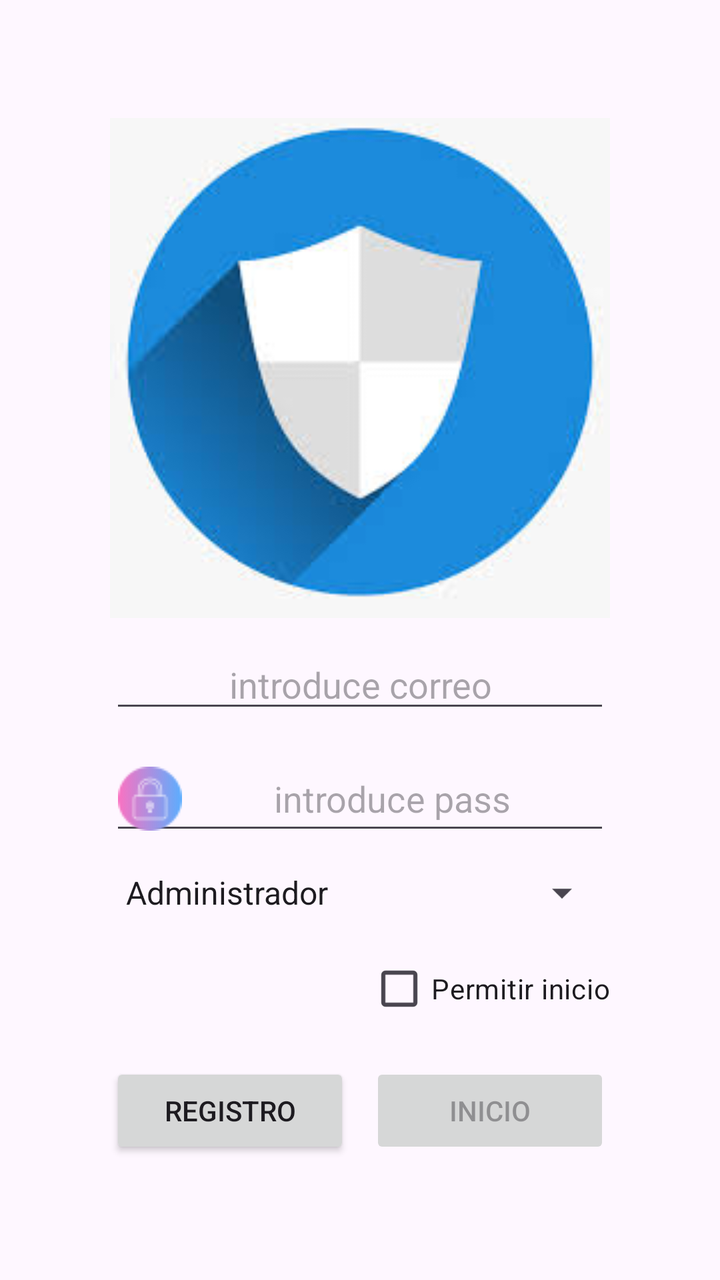
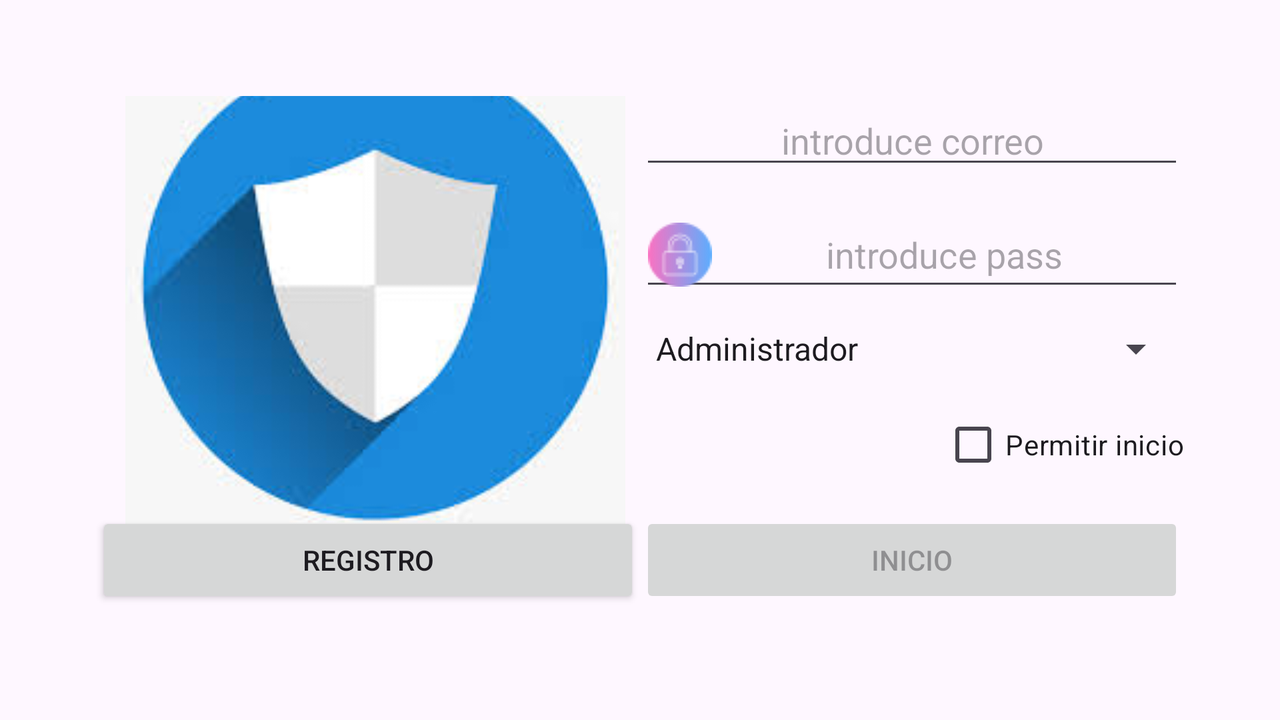

First picture: res/layout/ on a phone held upright. Second picture: the repository's own variant of that layout, on a device whose configuration matches the variant's folder. Source for both follows.
<!-- AndroidManifest.xml: application theme Theme.Miapk -->
<!-- res/layout/activity_main.xml -->
<?xml version="1.0" encoding="utf-8"?>
<androidx.constraintlayout.widget.ConstraintLayout xmlns:android="http://schemas.android.com/apk/res/android"
    xmlns:app="http://schemas.android.com/apk/res-auto"
    xmlns:tools="http://schemas.android.com/tools"
    android:id="@+id/main"
    android:layout_width="match_parent"
    android:layout_height="match_parent"
    android:padding="48dp"
    >


    
    <ImageView
        android:scaleType="centerCrop"
        android:id="@+id/imagenLogin"
        android:layout_width="250dp"
        android:layout_height="250dp"
        android:src="@drawable/logo"
        app:layout_constraintBottom_toTopOf="@+id/guideline"
        app:layout_constraintEnd_toEndOf="parent"
        app:layout_constraintStart_toStartOf="parent"
        app:layout_constraintTop_toTopOf="parent" />

    <EditText
        android:id="@+id/editCorreo"
        android:layout_width="0dp"
        android:layout_height="wrap_content"
        android:drawableStart="@drawable/user"
        android:gravity="center"
        android:hint="introduce correo"
        android:inputType="textEmailAddress"
        app:layout_constraintEnd_toEndOf="@+id/imagenLogin"
        app:layout_constraintStart_toStartOf="@+id/imagenLogin"
        app:layout_constraintTop_toTopOf="@+id/guideline" />

    <EditText
        android:id="@+id/editPass"
        android:layout_width="0dp"
        android:layout_height="wrap_content"
        android:layout_marginTop="12dp"
        android:drawableStart="@drawable/pass"
        android:gravity="center"
        android:hint="introduce pass"
        android:inputType="textPassword"
        app:layout_constraintEnd_toEndOf="@+id/editCorreo"
        app:layout_constraintStart_toStartOf="@+id/editCorreo"
        app:layout_constraintTop_toBottomOf="@+id/editCorreo" />

    <Spinner
        android:id="@+id/spinnerPerfil"
        android:layout_width="0dp"
        android:layout_height="wrap_content"
        android:layout_marginTop="12dp"
        android:entries="@array/perfiles"
        app:layout_constraintEnd_toEndOf="@+id/editPass"
        app:layout_constraintStart_toStartOf="@+id/editPass"
        app:layout_constraintTop_toBottomOf="@+id/editPass" />

    <CheckBox
        android:id="@+id/checkInicio"
        android:layout_width="wrap_content"
        android:layout_height="wrap_content"
        android:layout_marginTop="12dp"
        android:text="Permitir inicio"
        app:layout_constraintEnd_toEndOf="@+id/spinnerPerfil"
        app:layout_constraintTop_toBottomOf="@+id/spinnerPerfil" />


    <Button
        android:enabled="false"
        android:layout_marginStart="5dp"
        android:id="@+id/btnLogin"
        android:layout_width="0dp"
        android:layout_height="wrap_content"
        android:text="Inicio"
        app:layout_constraintBottom_toBottomOf="parent"
        app:layout_constraintEnd_toEndOf="@+id/checkInicio"
        app:layout_constraintStart_toStartOf="@+id/guideline2"
        app:layout_constraintTop_toBottomOf="@+id/checkInicio" />

    <Button
        android:layout_marginEnd="5dp"
        android:id="@+id/btnRegistro"
        android:layout_width="0dp"
        android:layout_height="wrap_content"
        android:text="Registro"
        app:layout_constraintEnd_toStartOf="@+id/guideline2"
        app:layout_constraintStart_toStartOf="@+id/spinnerPerfil"
        app:layout_constraintTop_toTopOf="@+id/btnLogin" />

    <androidx.constraintlayout.widget.Guideline
        android:id="@+id/guideline"
        android:layout_width="wrap_content"
        android:layout_height="wrap_content"
        android:orientation="horizontal"
        app:layout_constraintGuide_percent="0.5" />

    <androidx.constraintlayout.widget.Guideline
        android:id="@+id/guideline2"
        android:layout_width="wrap_content"
        android:layout_height="wrap_content"
        android:orientation="vertical"
        app:layout_constraintGuide_percent="0.5" />


</androidx.constraintlayout.widget.ConstraintLayout>
<!-- resources referenced by this layout -->
<resources>
  <string-array name="perfiles">
          <item>Administrador</item>
          <item>Usuario</item>
      </string-array>
  <!-- drawable logo: jpg bitmap (drawable, 6437 bytes) -->
  <!-- drawable pass: png bitmap (drawable, 1311 bytes) -->
  <style name="Theme.Miapk" parent="Base.Theme.Miapk" />
  <style name="Base.Theme.Miapk" parent="Theme.Material3.DayNight.NoActionBar">
          
          
      </style>
</resources>
<!-- res/layout-land/activity_main.xml (the author's variant of the layout above) -->
<!-- drawn on the phone turned sideways -->
<?xml version="1.0" encoding="utf-8"?>
<androidx.constraintlayout.widget.ConstraintLayout xmlns:android="http://schemas.android.com/apk/res/android"
    xmlns:app="http://schemas.android.com/apk/res-auto"
    xmlns:tools="http://schemas.android.com/tools"
    android:id="@+id/main"
    android:layout_width="match_parent"
    android:layout_height="match_parent"
    android:padding="48dp"
    >


    

    <ImageView
        android:id="@+id/imagenLogin"
        android:layout_width="250dp"
        android:layout_height="250dp"
        android:scaleType="centerCrop"
        android:src="@drawable/logo"
        app:layout_constraintBottom_toTopOf="@+id/guideline"
        app:layout_constraintEnd_toStartOf="@+id/guideline2"
        app:layout_constraintHorizontal_bias="0.661"
        app:layout_constraintStart_toStartOf="parent"
        app:layout_constraintTop_toTopOf="parent" />

    <EditText
        android:id="@+id/editCorreo"
        android:layout_width="0dp"
        android:layout_height="wrap_content"
        android:drawableStart="@drawable/user"
        android:gravity="center"
        android:hint="introduce correo"
        android:inputType="textEmailAddress"
        app:layout_constraintEnd_toEndOf="parent"
        app:layout_constraintStart_toStartOf="@+id/guideline2"
        app:layout_constraintTop_toTopOf="parent" />

    <EditText
        android:id="@+id/editPass"
        android:layout_width="0dp"
        android:layout_height="wrap_content"
        android:layout_marginTop="12dp"
        android:drawableStart="@drawable/pass"
        android:gravity="center"
        android:hint="introduce pass"
        android:inputType="textPassword"
        app:layout_constraintEnd_toEndOf="@+id/editCorreo"
        app:layout_constraintStart_toStartOf="@+id/editCorreo"
        app:layout_constraintTop_toBottomOf="@+id/editCorreo" />

    <Spinner
        android:id="@+id/spinnerPerfil"
        android:layout_width="0dp"
        android:layout_height="wrap_content"
        android:layout_marginTop="12dp"
        android:entries="@array/perfiles"
        app:layout_constraintEnd_toEndOf="@+id/editPass"
        app:layout_constraintStart_toStartOf="@+id/editPass"
        app:layout_constraintTop_toBottomOf="@+id/editPass" />

    <CheckBox
        android:id="@+id/checkInicio"
        android:layout_width="wrap_content"
        android:layout_height="wrap_content"
        android:layout_marginTop="12dp"
        android:text="Permitir inicio"
        app:layout_constraintEnd_toEndOf="@+id/spinnerPerfil"
        app:layout_constraintTop_toBottomOf="@+id/spinnerPerfil" />


    <Button
        android:id="@+id/btnLogin"
        android:layout_width="0dp"
        android:layout_height="wrap_content"
        android:layout_marginBottom="8dp"
        android:enabled="false"
        android:text="Inicio"
        app:layout_constraintBottom_toBottomOf="parent"
        app:layout_constraintEnd_toEndOf="@+id/checkInicio"
        app:layout_constraintHorizontal_bias="0.0"
        app:layout_constraintStart_toStartOf="@+id/guideline2" />

    <Button
        android:id="@+id/btnRegistro"
        android:layout_width="0dp"
        android:layout_height="wrap_content"
        android:layout_marginBottom="8dp"
        android:text="Registro"
        app:layout_constraintBottom_toBottomOf="parent"
        app:layout_constraintEnd_toStartOf="@+id/guideline2"
        app:layout_constraintHorizontal_bias="0.0"
        app:layout_constraintStart_toStartOf="parent" />

    <androidx.constraintlayout.widget.Guideline
        android:id="@+id/guideline"
        android:layout_width="wrap_content"
        android:layout_height="wrap_content"
        android:orientation="horizontal"
        app:layout_constraintGuide_percent="0.74" />

    <androidx.constraintlayout.widget.Guideline
        android:id="@+id/guideline2"
        android:layout_width="wrap_content"
        android:layout_height="wrap_content"
        android:orientation="vertical"
        app:layout_constraintGuide_percent="0.5" />


</androidx.constraintlayout.widget.ConstraintLayout>
